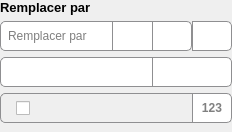
    <widget class="QWidget" name="replace_by_widget" native="true">
     <layout class="QVBoxLayout" name="verticalLayout_2">
      <property name="leftMargin">
       <number>0</number>
      </property>
      <property name="topMargin">
       <number>0</number>
      </property>
      <property name="rightMargin">
       <number>0</number>
      </property>
      <property name="bottomMargin">
       <number>9</number>
      </property>
      <item>
       <widget class="QLabel" name="replace_by_title">
        <property name="font">
         <font>
          <family>Segoe UI</family>
          <pointsize>10</pointsize>
          <weight>75</weight>
          <bold>true</bold>
         </font>
        </property>
        <property name="text">
         <string>Remplacer par</string>
        </property>
       </widget>
      </item>
      <item>
       <widget class="QWidget" name="lineedit_widget" native="true">
        <layout class="QHBoxLayout" name="replace_by_layer_1">
         <property name="spacing">
          <number>0</number>
         </property>
         <property name="leftMargin">
          <number>0</number>
         </property>
         <property name="topMargin">
          <number>0</number>
         </property>
         <property name="rightMargin">
          <number>0</number>
         </property>
         <property name="bottomMargin">
          <number>0</number>
         </property>
         <item>
          <widget class="QLineEdit" name="lineedit_value">
           <property name="minimumSize">
            <size>
             <width>0</width>
             <height>30</height>
            </size>
           </property>
           <property name="maximumSize">
            <size>
             <width>16777215</width>
             <height>30</height>
            </size>
           </property>
           <property name="font">
            <font>
             <family>Segoe UI</family>
             <pointsize>9</pointsize>
            </font>
           </property>
           <property name="styleSheet">
            <string notr="true">QLineEdit{padding-left: 5px; border: 1px solid #8f8f91; border-right-width: 0px; border-top-left-radius:5px; border-bottom-left-radius: 5px; }</string>
           </property>
           <property name="placeholderText">
            <string>Remplacer par</string>
           </property>
          </widget>
         </item>
         <item>
          <widget class="QLabel" name="lineedit_type">
           <property name="minimumSize">
            <size>
             <width>40</width>
             <height>30</height>
            </size>
           </property>
           <property name="maximumSize">
            <size>
             <width>40</width>
             <height>30</height>
            </size>
           </property>
           <property name="font">
            <font>
             <family>Segoe UI</family>
             <pointsize>9</pointsize>
             <weight>75</weight>
             <bold>true</bold>
            </font>
           </property>
           <property name="styleSheet">
            <string notr="true">QLabel{color: grey; border: 1px solid #8f8f91; border-right-width: 0px; background-color:#FFFFFF; }</string>
           </property>
           <property name="text">
            <string/>
           </property>
           <property name="alignment">
            <set>Qt::AlignCenter</set>
           </property>
          </widget>
         </item>
         <item>
          <widget class="QPushButton" name="lineedit_format_bt">
           <property name="minimumSize">
            <size>
             <width>40</width>
             <height>30</height>
            </size>
           </property>
           <property name="maximumSize">
            <size>
             <width>40</width>
             <height>30</height>
            </size>
           </property>
           <property name="font">
            <font>
             <family>Segoe UI</family>
             <pointsize>9</pointsize>
            </font>
           </property>
           <property name="styleSheet">
            <string notr="true">QPushButton{border: 1px solid #8f8f91; border-top-right-radius:5px ; border-bottom-right-radius:5px; background-color:#FFFFFF; }
QPushButton:hover{background-color: qlineargradient(spread:pad, x1:0, y1:0, x2:0, y2:1, stop:0 #F8F8F8, stop:1 #8FADCC); }
QPushButton:pressed{background-color: qlineargradient(spread:pad, x1:0, y1:0, x2:0, y2:1, stop:0 #8FADCC, stop:1 #F8F8F8); }</string>
           </property>
           <property name="text">
            <string/>
           </property>
           <property name="icon">
            <iconset resource="../icones/icons.qrc">
             <normaloff>:/Images/format.png</normaloff>:/Images/format.png</iconset>
           </property>
           <property name="iconSize">
            <size>
             <width>18</width>
             <height>18</height>
            </size>
           </property>
          </widget>
         </item>
         <item>
          <widget class="QPushButton" name="calendar_bt">
           <property name="minimumSize">
            <size>
             <width>40</width>
             <height>30</height>
            </size>
           </property>
           <property name="maximumSize">
            <size>
             <width>40</width>
             <height>30</height>
            </size>
           </property>
           <property name="font">
            <font>
             <family>Segoe UI</family>
             <pointsize>10</pointsize>
            </font>
           </property>
           <property name="toolTip">
            <string>Ouvrir le calendrier</string>
           </property>
           <property name="styleSheet">
            <string notr="true">QPushButton{border: 1px solid #8f8f91; border-top-right-radius:5px ; border-bottom-right-radius:5px; background-color:#FFFFFF; }
QPushButton:hover{background-color: qlineargradient(spread:pad, x1:0, y1:0, x2:0, y2:1, stop:0 #F8F8F8, stop:1 #8FADCC); }
QPushButton:pressed{background-color: qlineargradient(spread:pad, x1:0, y1:0, x2:0, y2:1, stop:0 #8FADCC, stop:1 #F8F8F8); }</string>
           </property>
           <property name="text">
            <string/>
           </property>
           <property name="icon">
            <iconset resource="../icones/icons.qrc">
             <normaloff>:/Images/calendar.svg</normaloff>:/Images/calendar.svg</iconset>
           </property>
           <property name="iconSize">
            <size>
             <width>16</width>
             <height>16</height>
            </size>
           </property>
           <property name="flat">
            <bool>true</bool>
           </property>
          </widget>
         </item>
        </layout>
       </widget>
      </item>
      <item>
       <widget class="QWidget" name="combo_widget" native="true">
        <layout class="QHBoxLayout" name="combo_layer">
         <property name="spacing">
          <number>0</number>
         </property>
         <property name="leftMargin">
          <number>0</number>
         </property>
         <property name="topMargin">
          <number>0</number>
         </property>
         <property name="rightMargin">
          <number>0</number>
         </property>
         <property name="bottomMargin">
          <number>0</number>
         </property>
         <item>
          <widget class="QComboBox" name="combo_value">
           <property name="minimumSize">
            <size>
             <width>100</width>
             <height>30</height>
            </size>
           </property>
           <property name="maximumSize">
            <size>
             <width>16777215</width>
             <height>30</height>
            </size>
           </property>
           <property name="font">
            <font>
             <family>Segoe UI</family>
             <pointsize>10</pointsize>
            </font>
           </property>
           <property name="focusPolicy">
            <enum>Qt::StrongFocus</enum>
           </property>
           <property name="styleSheet">
            <string notr="true">QComboBox { border: 1px solid #8f8f91; border-right-width: 0px; padding-right: 1px; border-top-left-radius:5px; border-bottom-left-radius:5px; padding-left: 5px; }
QComboBox::drop-down{width: 27px; padding-left: 1px; padding-right: 1px; background-color: #FFFFFF; }
QComboBox::drop-down:hover{border: 1px solid #8f8f91; border-top-width: 0px; border-bottom-width: 0px; padding: 0px; background-color: qlineargradient(spread:pad, x1:0, y1:0, x2:0, y2:1, stop:0 #F8F8F8, stop:1 #8FADCC); }
QComboBox::drop-down:pressed{border: 1px solid #8f8f91; border-top-width: 0px; border-bottom-width: 0px; padding: 0px; background-color: qlineargradient(spread:pad, x1:0, y1:0, x2:0, y2:1, stop:0 #8FADCC, stop:1 #F8F8F8); }
QComboBox::down-arrow {image: url(:/Images/spin_down.svg); width: 12px; height: 12px; }
QComboBox QAbstractItemView{background-color:#FFFFFF; }
QFontComboBox QAbstractItemView::item:hover {background: #BAD0E7; }</string>
           </property>
           <property name="editable">
            <bool>true</bool>
           </property>
          </widget>
         </item>
         <item>
          <widget class="QLabel" name="combo_index">
           <property name="minimumSize">
            <size>
             <width>40</width>
             <height>30</height>
            </size>
           </property>
           <property name="maximumSize">
            <size>
             <width>40</width>
             <height>30</height>
            </size>
           </property>
           <property name="font">
            <font>
             <family>Segoe UI</family>
             <pointsize>9</pointsize>
             <weight>75</weight>
             <bold>true</bold>
            </font>
           </property>
           <property name="focusPolicy">
            <enum>Qt::NoFocus</enum>
           </property>
           <property name="toolTip">
            <string>Index de l'élément choisi</string>
           </property>
           <property name="styleSheet">
            <string notr="true">QLabel{border: 1px solid #8f8f91; border-right-width: 0px; padding-right: 1px; color: grey; background-color:#FFFFFF; }</string>
           </property>
           <property name="text">
            <string/>
           </property>
           <property name="alignment">
            <set>Qt::AlignCenter</set>
           </property>
          </widget>
         </item>
         <item>
          <widget class="QPushButton" name="combo_type">
           <property name="enabled">
            <bool>false</bool>
           </property>
           <property name="minimumSize">
            <size>
             <width>40</width>
             <height>30</height>
            </size>
           </property>
           <property name="maximumSize">
            <size>
             <width>40</width>
             <height>30</height>
            </size>
           </property>
           <property name="font">
            <font>
             <family>Segoe UI</family>
             <pointsize>10</pointsize>
            </font>
           </property>
           <property name="focusPolicy">
            <enum>Qt::NoFocus</enum>
           </property>
           <property name="toolTip">
            <string>Cette liste déroulante est éditable</string>
           </property>
           <property name="styleSheet">
            <string notr="true">QPushButton{border: 1px solid #8f8f91; border-left-width: 0px; border-top-right-radius:5px ; border-bottom-right-radius:5px; background-color:#FFFFFF; }</string>
           </property>
           <property name="icon">
            <iconset resource="../icones/icons.qrc">
             <normaloff>:/Images/attribute_editable.svg</normaloff>:/Images/attribute_editable.svg</iconset>
           </property>
           <property name="iconSize">
            <size>
             <width>16</width>
             <height>16</height>
            </size>
           </property>
           <property name="flat">
            <bool>true</bool>
           </property>
          </widget>
         </item>
        </layout>
       </widget>
      </item>
      <item>
       <widget class="QWidget" name="checkbox_widget" native="true">
        <layout class="QHBoxLayout" name="checkbox_layer">
         <property name="spacing">
          <number>0</number>
         </property>
         <property name="leftMargin">
          <number>0</number>
         </property>
         <property name="topMargin">
          <number>0</number>
         </property>
         <property name="rightMargin">
          <number>0</number>
         </property>
         <property name="bottomMargin">
          <number>0</number>
         </property>
         <item>
          <widget class="QCheckBox" name="checkbox_value">
           <property name="minimumSize">
            <size>
             <width>100</width>
             <height>30</height>
            </size>
           </property>
           <property name="maximumSize">
            <size>
             <width>16777215</width>
             <height>30</height>
            </size>
           </property>
           <property name="styleSheet">
            <string notr="true">QCheckBox{padding-left: 15px; border: 1px solid #8f8f91; border-right-width: 0px; border-top-left-radius:5px; border-bottom-left-radius: 5px; }</string>
           </property>
          </widget>
         </item>
         <item>
          <widget class="QLabel" name="checkbox_type">
           <property name="minimumSize">
            <size>
             <width>40</width>
             <height>30</height>
            </size>
           </property>
           <property name="maximumSize">
            <size>
             <width>40</width>
             <height>30</height>
            </size>
           </property>
           <property name="font">
            <font>
             <family>Segoe UI</family>
             <pointsize>9</pointsize>
             <weight>75</weight>
             <bold>true</bold>
            </font>
           </property>
           <property name="styleSheet">
            <string notr="true">QLabel{color: grey; border: 1px solid #8f8f91; border-top-right-radius:5px ; border-bottom-right-radius:5px; background-color:#FFFFFF; }</string>
           </property>
           <property name="text">
            <string>123</string>
           </property>
           <property name="alignment">
            <set>Qt::AlignCenter</set>
           </property>
          </widget>
         </item>
        </layout>
       </widget>
      </item>
     </layout>
    </widget>
